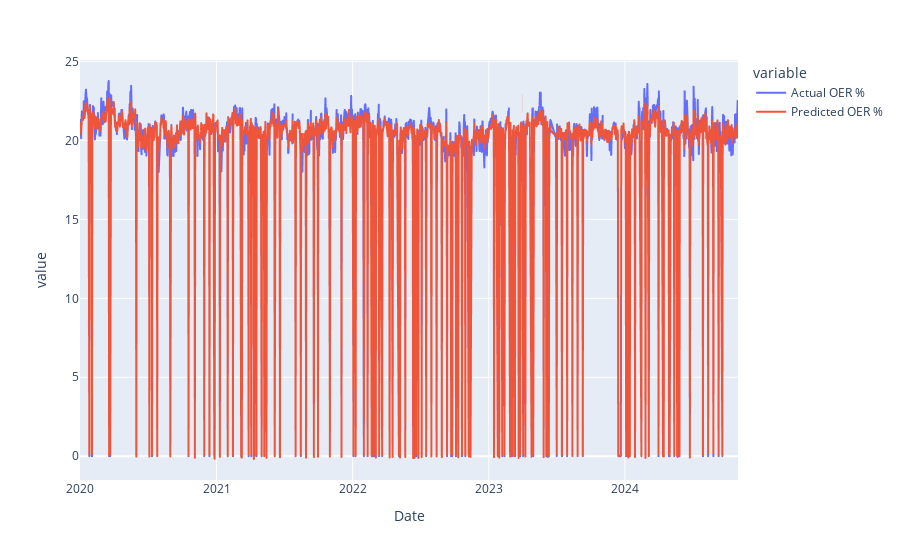

Notebook source saved alongside this figure:
### Code cell
lgbm_trained =train_model(lgbm, X_train, y_train, X_test, y_test, X, y)

### Figure 1 — Plotly figure (JSON) as saved in the notebook; plotly's stock layout.template omitted (floating-point values rounded to 4 significant figures; data arrays with more than 128 entries replaced by an {"elided": "..."} marker saying what was removed)
{"data": [{"hovertemplate": "variable=Actual OER %<br>Date=%{x}<br>value=%{y}<extra></extra>", "legendgroup": "Actual OER %", "line": {"color": "#636efa", "dash": "solid"}, "marker": {"symbol": "circle"}, "mode": "lines", "name": "Actual OER %", "showlegend": true, "type": "scattergl", "x": {"elided": "1546 str values"}, "xaxis": "x", "y": {"elided": "1546 float values"}, "yaxis": "y"}, {"hovertemplate": "variable=Predicted OER %<br>Date=%{x}<br>value=%{y}<extra></extra>", "legendgroup": "Predicted OER %", "line": {"color": "#EF553B", "dash": "solid"}, "marker": {"symbol": "circle"}, "mode": "lines", "name": "Predicted OER %", "showlegend": true, "type": "scattergl", "x": {"elided": "1546 str values"}, "xaxis": "x", "y": {"elided": "1546 float values"}, "yaxis": "y"}], "layout": {"legend": {"title": {"text": "variable"}, "tracegroupgap": 0}, "margin": {"t": 60}, "xaxis": {"anchor": "y", "domain": [0, 1], "title": {"text": "Date"}}, "yaxis": {"anchor": "x", "domain": [0, 1], "title": {"text": "value"}}}}
